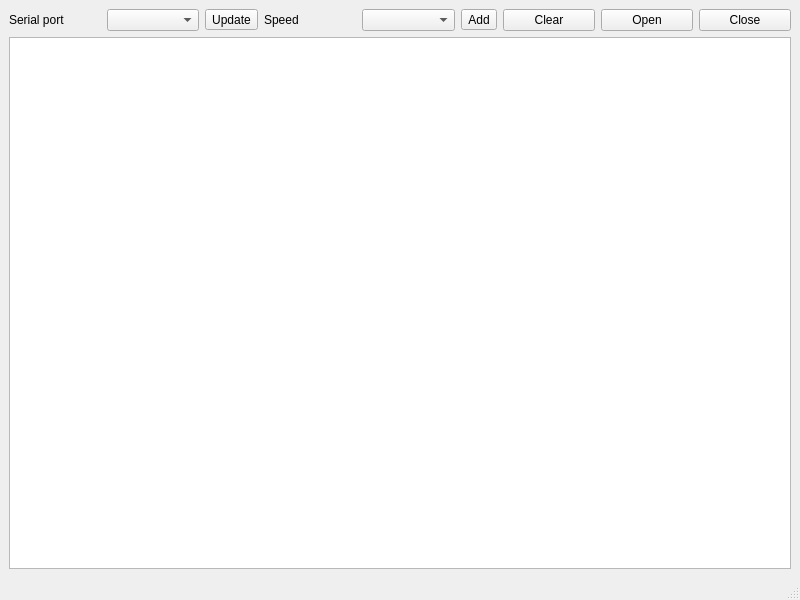
<?xml version="1.0" encoding="UTF-8"?>
<ui version="4.0">
 <class>MainWindow</class>
 <widget class="QMainWindow" name="MainWindow">
  <property name="geometry">
   <rect>
    <x>0</x>
    <y>0</y>
    <width>800</width>
    <height>600</height>
   </rect>
  </property>
  <property name="windowTitle">
   <string>MainWindow</string>
  </property>
  <widget class="QWidget" name="centralwidget">
   <layout class="QGridLayout" name="gridLayout">
    <item row="0" column="0">
     <layout class="QHBoxLayout" name="horizontalLayout">
      <item>
       <widget class="QLabel" name="label">
        <property name="text">
         <string>Serial port</string>
        </property>
       </widget>
      </item>
      <item>
       <widget class="QComboBox" name="cbSerialPort"/>
      </item>
      <item>
       <widget class="QToolButton" name="tbUpdate">
        <property name="text">
         <string>Update</string>
        </property>
       </widget>
      </item>
      <item>
       <widget class="QLabel" name="label_2">
        <property name="text">
         <string>Speed</string>
        </property>
       </widget>
      </item>
      <item>
       <widget class="QComboBox" name="cbSpeed"/>
      </item>
      <item>
       <widget class="QToolButton" name="tbAdd">
        <property name="text">
         <string>Add</string>
        </property>
       </widget>
      </item>
      <item>
       <widget class="QPushButton" name="pbClear">
        <property name="text">
         <string>Clear</string>
        </property>
       </widget>
      </item>
      <item>
       <widget class="QPushButton" name="pbOpen">
        <property name="text">
         <string>Open</string>
        </property>
       </widget>
      </item>
      <item>
       <widget class="QPushButton" name="pbClose">
        <property name="text">
         <string>Close</string>
        </property>
       </widget>
      </item>
     </layout>
    </item>
    <item row="1" column="0">
     <widget class="QTextEdit" name="textEdit">
      <property name="readOnly">
       <bool>true</bool>
      </property>
     </widget>
    </item>
   </layout>
  </widget>
  <widget class="QMenuBar" name="menubar">
   <property name="geometry">
    <rect>
     <x>0</x>
     <y>0</y>
     <width>800</width>
     <height>21</height>
    </rect>
   </property>
  </widget>
  <widget class="QStatusBar" name="statusbar"/>
 </widget>
 <resources/>
 <connections/>
</ui>
